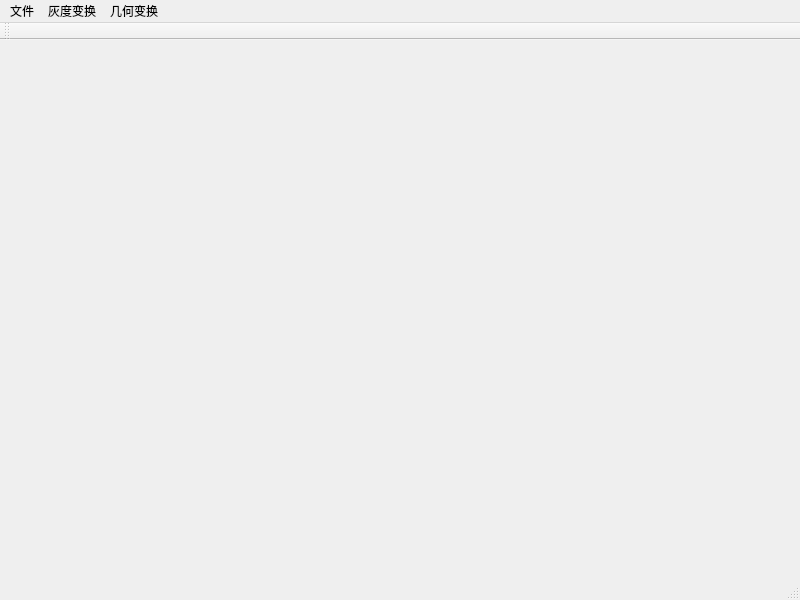
<?xml version="1.0" encoding="UTF-8"?>
<ui version="4.0">
 <class>MainWindow</class>
 <widget class="QMainWindow" name="MainWindow">
  <property name="geometry">
   <rect>
    <x>0</x>
    <y>0</y>
    <width>800</width>
    <height>600</height>
   </rect>
  </property>
  <property name="windowTitle">
   <string>MainWindow</string>
  </property>
  <property name="windowIcon">
   <iconset resource="res.qrc">
    <normaloff>:/timg.jpg</normaloff>:/timg.jpg</iconset>
  </property>
  <widget class="QWidget" name="centralWidget"/>
  <widget class="QMenuBar" name="menuBar">
   <property name="geometry">
    <rect>
     <x>0</x>
     <y>0</y>
     <width>800</width>
     <height>31</height>
    </rect>
   </property>
   <widget class="QMenu" name="FileMenu">
    <property name="title">
     <string>文件</string>
    </property>
    <addaction name="actOpenFile"/>
    <addaction name="separator"/>
    <addaction name="actSaveFile"/>
   </widget>
   <widget class="QMenu" name="HuiDuBianHuanMenu">
    <property name="title">
     <string>灰度变换</string>
    </property>
    <addaction name="actHuiZhiHua"/>
    <addaction name="separator"/>
    <addaction name="ActFuXiang"/>
    <addaction name="action"/>
    <addaction name="action_3"/>
    <addaction name="separator"/>
    <addaction name="action_4"/>
   </widget>
   <widget class="QMenu" name="menu">
    <property name="windowIcon">
     <iconset resource="res.qrc">
      <normaloff>:/timg.jpg</normaloff>:/timg.jpg</iconset>
    </property>
    <property name="title">
     <string>几何变换</string>
    </property>
   </widget>
   <addaction name="FileMenu"/>
   <addaction name="HuiDuBianHuanMenu"/>
   <addaction name="menu"/>
  </widget>
  <widget class="QToolBar" name="mainToolBar">
   <attribute name="toolBarArea">
    <enum>TopToolBarArea</enum>
   </attribute>
   <attribute name="toolBarBreak">
    <bool>false</bool>
   </attribute>
  </widget>
  <widget class="QStatusBar" name="statusBar"/>
  <action name="actOpenFile">
   <property name="text">
    <string>打开</string>
   </property>
   <property name="shortcut">
    <string>Ctrl+O</string>
   </property>
  </action>
  <action name="actSaveFile">
   <property name="text">
    <string>保存</string>
   </property>
   <property name="shortcut">
    <string>Ctrl+S</string>
   </property>
  </action>
  <action name="actHuiZhiHua">
   <property name="text">
    <string>灰值化</string>
   </property>
  </action>
  <action name="ActFuXiang">
   <property name="text">
    <string>负相</string>
   </property>
  </action>
  <action name="action">
   <property name="text">
    <string>二值化</string>
   </property>
  </action>
  <action name="action_3">
   <property name="text">
    <string>线性拉伸</string>
   </property>
  </action>
  <action name="action_4">
   <property name="text">
    <string>对数拉伸</string>
   </property>
  </action>
 </widget>
 <layoutdefault spacing="6" margin="11"/>
 <resources>
  <include location="res.qrc"/>
 </resources>
 <connections>
  <connection>
   <sender>actOpenFile</sender>
   <signal>triggered()</signal>
   <receiver>MainWindow</receiver>
   <slot>OnTriggeredActOpenFile()</slot>
   <hints>
    <hint type="sourcelabel">
     <x>-1</x>
     <y>-1</y>
    </hint>
    <hint type="destinationlabel">
     <x>431</x>
     <y>320</y>
    </hint>
   </hints>
  </connection>
  <connection>
   <sender>actSaveFile</sender>
   <signal>triggered()</signal>
   <receiver>MainWindow</receiver>
   <slot>OnTriggeredActSaveFile()</slot>
   <hints>
    <hint type="sourcelabel">
     <x>-1</x>
     <y>-1</y>
    </hint>
    <hint type="destinationlabel">
     <x>399</x>
     <y>299</y>
    </hint>
   </hints>
  </connection>
  <connection>
   <sender>actHuiZhiHua</sender>
   <signal>triggered()</signal>
   <receiver>MainWindow</receiver>
   <slot>OnTriggeredActHuiZhiHua()</slot>
   <hints>
    <hint type="sourcelabel">
     <x>-1</x>
     <y>-1</y>
    </hint>
    <hint type="destinationlabel">
     <x>399</x>
     <y>299</y>
    </hint>
   </hints>
  </connection>
  <connection>
   <sender>ActFuXiang</sender>
   <signal>triggered()</signal>
   <receiver>MainWindow</receiver>
   <slot>OnTriggeredActFuXiang()</slot>
   <hints>
    <hint type="sourcelabel">
     <x>-1</x>
     <y>-1</y>
    </hint>
    <hint type="destinationlabel">
     <x>399</x>
     <y>299</y>
    </hint>
   </hints>
  </connection>
 </connections>
 <slots>
  <slot>OnTriggeredActOpenFile()</slot>
  <slot>OnTriggeredActSaveFile()</slot>
  <slot>OnTriggeredActHuiZhiHua()</slot>
  <slot>OnTriggeredActFuXiang()</slot>
 </slots>
</ui>
